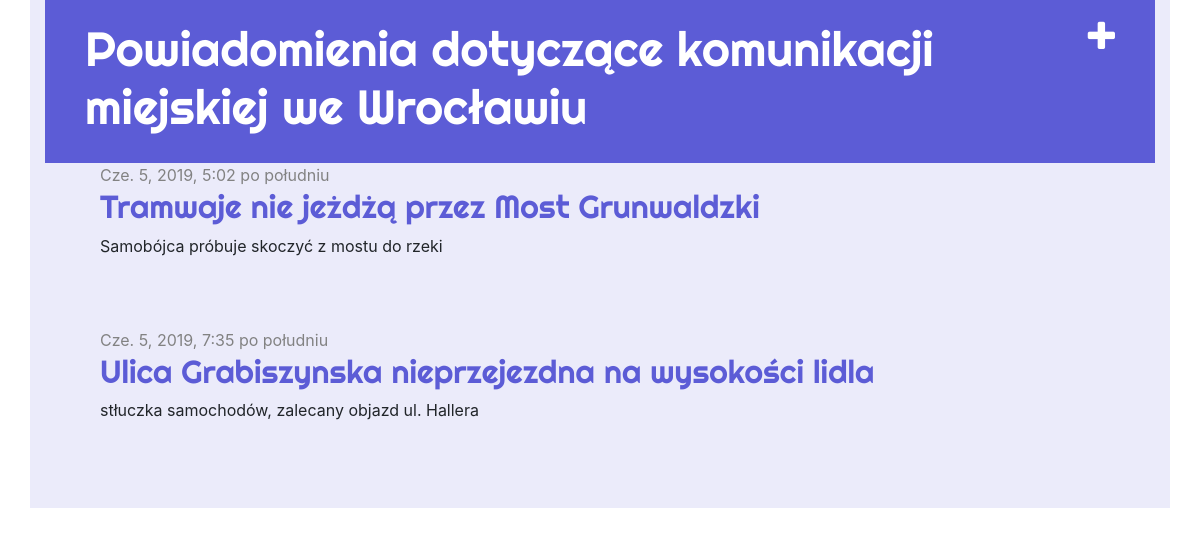
The app's page / (signed in) with its own data.
### informant/models.py (models this page shows, shortened)
class Post(models.Model):
    author = models.ForeignKey('auth.User', on_delete=models.CASCADE)
    title = models.CharField(max_length=200)
    text = models.TextField()
    created_date = models.DateTimeField(
            default=timezone.now)
    published_date = models.DateTimeField(
            blank=True, null=True)

### informant/views.py (the view)
# urls.py: path('', views.post_list, name='post_list'),
def post_list(request):
    posts = Post.objects.filter(published_date__lte=timezone.now()).order_by('published_date')
    return render(request, 'informant/post_list.html', {'posts': posts})

### informant/templates/informant/post_list.html
{% extends 'informant/base.html' %}
{% block content %}
    {% for post in posts %}
        <div class="post">
            <div class="date">
                {{ post.published_date }}
            </div>
            <h2><a href="{% url 'post_detail' pk=post.pk %}">{{ post.title }}</a></h2>
            <p>{{ post.text|linebreaksbr }}</p>
        </div>
    {% endfor %}
{% endblock %}

### informant/static/css/informant.css (style rules this page uses)
h1 a, h2 a { color: #5c5cd6; font-family: 'Righteous'; }
h1, h2, h3, h4 { font-family: 'Righteous', cursive; }
.date { color: #828282; }
.post { margin-bottom: 70px; }

### records on screen
Post: published_date "Cze. 5, 2019, 5:02 po południu", title "Tramwaje nie jeżdżą przez Most Grunwaldzki", text "Samobójca próbuje skoczyć z mostu do rzeki"
Post: published_date "Cze. 5, 2019, 7:35 po południu", title "Ulica Grabiszynska nieprzejezdna na wysokości lidla", text "stłuczka samochodów, zalecany objazd ul. Hallera"
